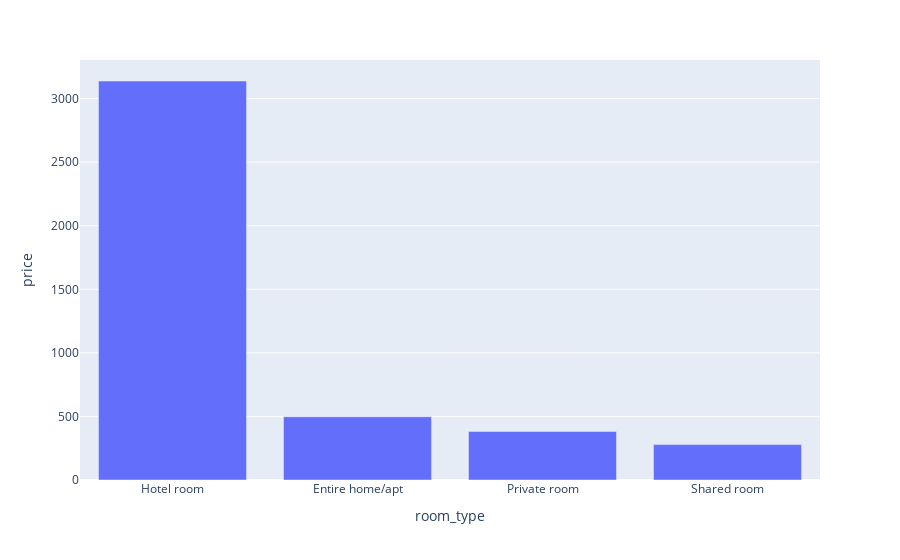
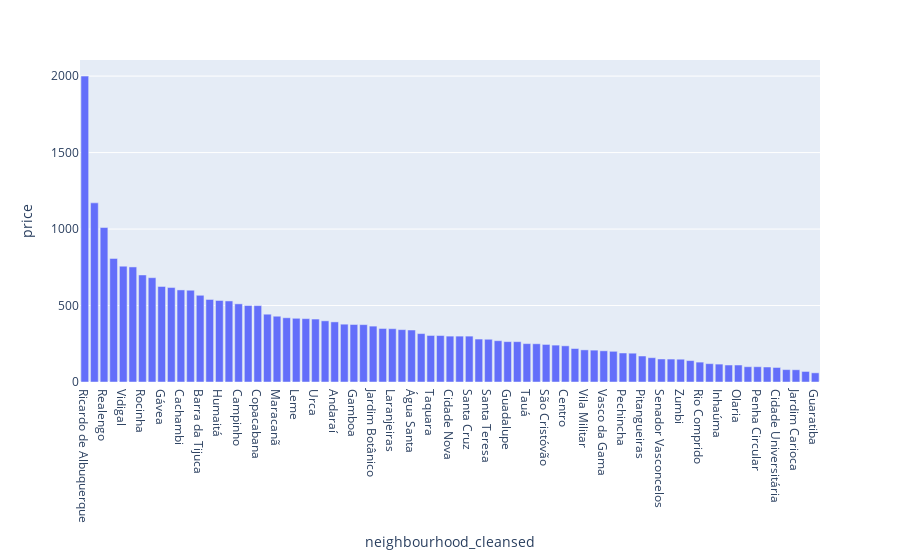

Notebook source saved alongside these figures, in order:
### Markdown cell above
## Análise para familia de 3 viajantes

### Code cell
df_familia_pequena = df_acomodacao[df_acomodacao['accommodates'] == 3]
analise_dados(df_familia_pequena)

### Figure 1 — Plotly figure (JSON) as saved in the notebook; plotly's stock layout.template omitted (floating-point values rounded to 4 significant figures)
{"data": [{"alignmentgroup": "True", "hovertemplate": "room_type=%{x}<br>price=%{y}<extra></extra>", "legendgroup": "", "marker": {"color": "#636efa", "pattern": {"shape": ""}}, "name": "", "offsetgroup": "", "orientation": "v", "showlegend": false, "textposition": "auto", "type": "bar", "x": ["Entire home/apt", "Hotel room", "Private room", "Shared room"], "xaxis": "x", "y": [497.4, 3138.0, 381.7, 278.4], "yaxis": "y"}], "layout": {"barmode": "relative", "legend": {"tracegroupgap": 0}, "margin": {"t": 60}, "xaxis": {"anchor": "y", "categoryorder": "total descending", "domain": [0, 1], "title": {"text": "room_type"}}, "yaxis": {"anchor": "x", "domain": [0, 1], "title": {"text": "price"}}}}

### Figure 2 — Plotly figure (JSON) as saved in the notebook; plotly's stock layout.template omitted (floating-point values rounded to 4 significant figures)
{"data": [{"alignmentgroup": "True", "hovertemplate": "neighbourhood_cleansed=%{x}<br>price=%{y}<extra></extra>", "legendgroup": "", "marker": {"color": "#636efa", "pattern": {"shape": ""}}, "name": "", "offsetgroup": "", "orientation": "v", "showlegend": false, "textposition": "auto", "type": "bar", "x": ["Andaraí", "Anil", "Barra da Tijuca", "Barra de Guaratiba", "Benfica", "Bento Ribeiro", "Botafogo", "Cachambi", "Camorim", "Campinho", "Campo Grande", "Catete", "Centro", "Cidade Nova", "Cidade Universitária", "Copacabana", "Cosme Velho", "Curicica", "Del Castilho", "Encantado", "Estácio", "Flamengo", "Freguesia (Jacarepaguá)", "Gamboa", "Glória", "Grajaú", "Guadalupe", "Guaratiba", "Gávea", "Humaitá", "Inhaúma", "Ipanema", "Itanhangá", "Jacarepaguá", "Jardim Botânico", "Jardim Carioca", "Jardim Guanabara", "Joá", "Lagoa", "Laranjeiras", "Leblon", "Leme", "Maracanã", "Méier", "Olaria", "Paquetá", "Pechincha", "Pedra de Guaratiba", "Penha", "Penha Circular", "Pilares", "Pitangueiras", "Praça da Bandeira", "Realengo", "Recreio dos Bandeirantes", "Ricardo de Albuquerque", "Rio Comprido", "Rocinha", "Santa Cruz", "Santa Teresa", "Saúde", "Senador Camará", "Senador Vasconcelos", "São Conrado", "São Cristóvão", "Taquara", "Tauá", "Tijuca", "Urca", "Vargem Pequena", "Vasco da Gama", "Vidigal", "Vila Isabel", "Vila Militar", "Vila Valqueire", "Zumbi", "Água Santa"], "xaxis": "x", "y": [393, 188.3, 567.0, 219, 69, 111, 375.2, 602, 600.3, 511, 208.3, 316.6, 236.6, 300, 95, 499.5, 414.3, 263.8, 270, 530, 150, 303.8, 539.7, 376, 342.3, 241.2, 264, 60, 624.7, 533, 117, 752.2, 250, 617.5, 365.4, 80, 159, 350, 807.9, 348.5, 682.0, 416.6, 430, 300, 111, 378, 189.7, 100, 120, 100, 420, 170, 98, 1010, 400.0, 2000, 130, 700, 300, 279.5, 500, 81, 150.5, 1171.0, 245.6, 304.2, 251, 280.9, 411.7, 200.8, 204, 757.3, 443.2, 210, 140, 149, 340], "yaxis": "y"}], "layout": {"barmode": "relative", "legend": {"tracegroupgap": 0}, "margin": {"t": 60}, "xaxis": {"anchor": "y", "categoryorder": "total descending", "domain": [0, 1], "title": {"text": "neighbourhood_cleansed"}}, "yaxis": {"anchor": "x", "domain": [0, 1], "title": {"text": "price"}}}}
